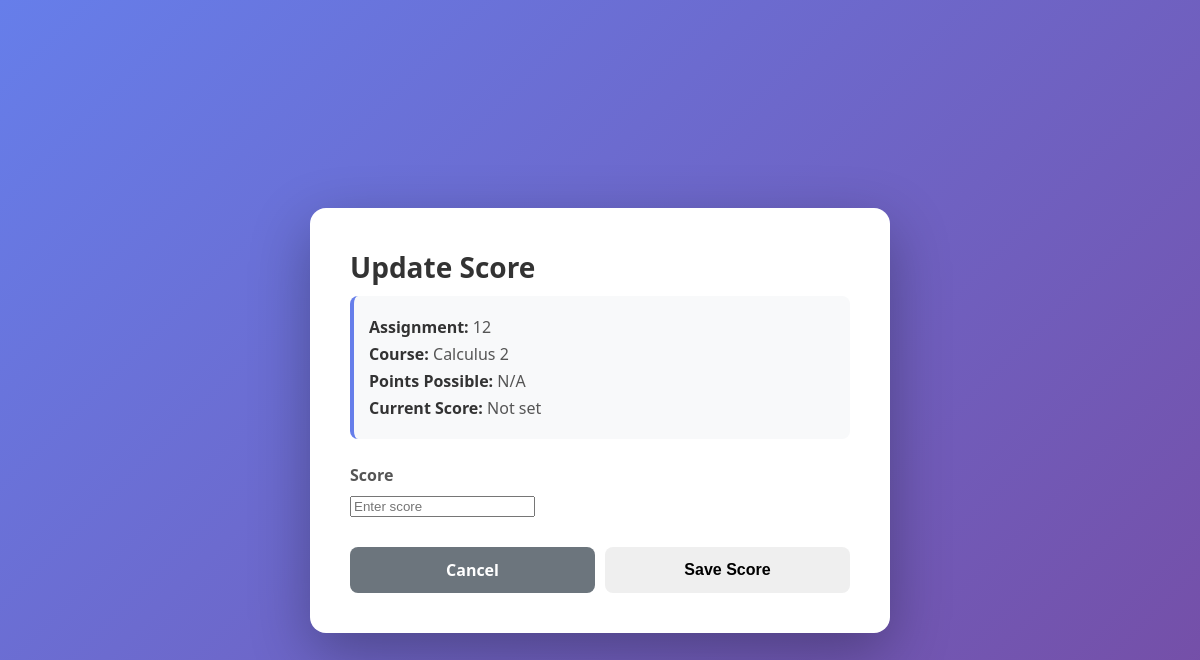
/dashboard/scores/update/38/ (signed in), run on the app's committed database.
### models/assignment.py (models this page shows, shortened)
class Assignment(db.Model):
    __tablename__ = "assignments"
    assignment_id = db.Column("assignment_id", db.Integer, primary_key=True, autoincrement=True)
    user_id = db.Column("user_id", db.Integer, db.ForeignKey("users.user_id"), nullable=False)
    course_id = db.Column("course_id", db.Integer, db.ForeignKey("courses.course_id"), nullable=False)
    course = db.relationship("Course", back_populates="assignments", foreign_keys="Assignment.course_id")
    title = db.Column("title", db.Text, nullable=False)
    description = db.Column("description", db.Text, nullable=True)
    due = db.Column("due", DateTime(timezone=True), nullable=False)        # ISO-8601 text datetime recommended
    status = db.Column("status", db.Integer, nullable=True)  # 0/1 or enum-like int
    created = db.Column("created", DateTime(timezone=True), nullable=True)
    updated = db.Column("updated", DateTime(timezone=True), nullable=True)
    points_possible = db.Column("points_possible", db.Integer, nullable=True)
    score = db.Column("score", db.Float, nullable=True)  # Actual score achieved
    canvas_assignment_id = db.Column("canvas_assignment_id", db.Integer, nullable=True)
    workflow_state = db.Column("workflow_state", db.Text, nullable=True)
    unlock_at = db.Column("unlock_at", DateTime(timezone=True), nullable=True)
    html_url = db.Column("html_url", db.Text, nullable=True)
    submission_type = db.Column("submission_type", db.Text, nullable=True)
    canvas_base_url = db.Column("canvas_base_url", db.Text, nullable=True)
    last_canvas_sync = db.Column("last_canvas_sync", DateTime(timezone=True), nullable=True)
    effort = db.Column("effort", db.Integer, nullable=True, default=1) # 1=Low, 2=Med, 3=High
    event_id = db.Column("event_id", db.Text, nullable=True)

### models/courses.py (models this page shows, shortened)
class Course(db.Model):
    __tablename__ = "courses"
    assignments = db.relationship("Assignment",
                                  back_populates="course",
                                  foreign_keys="Assignment.course_id",
                                  primaryjoin = "Course.course_id == Assignment.course_id"
                                  )
    course_id = db.Column(
        "course_id",
        db.Integer,
        primary_key=True,
        autoincrement=True
    )
    user_id = db.Column(
        "user_id",
        db.Integer,
        db.ForeignKey("users.user_id"),
        nullable=False
    )
    course_name = db.Column(
        "course_name",
        db.Text,
        nullable=False
    )
    course_code = db.Column(
        "course_code",
        db.Text,
        nullable=False
    )
    canvas_course_id = db.Column(
        "canvas_course_id",
        db.Integer,
        nullable=True
    )
    workflow_state = db.Column(
        "workflow_state",
        db.Text,
        nullable=True
    )
    time_zone = db.Column(
        "time_zone",
        db.Text,
        nullable=True
    )
    end_at = db.Column(
        "end_at",
        db.Text,
        nullable=False
    )
    last_sync = db.Column(
        "last_sync",
        db.Text,
        nullable=True
    )
    canvas_base_url = db.Column(
        "canvas_base_url",
        db.Text,
        nullable=True
    )
    weight = db.Column(
        "weight",
        db.Float,
        default=1.0,
        nullable=False
    )

### Website/Scores/scoreManager.py (the view, shortened to what this page needs)
@scores_bp.route("/scores/update/<int:assignment_id>/", methods=["GET", "POST"])
@login_required
def updateScoreForm(assignment_id):
    user_id = current_user.user_id
    form = ScoreForm()
    assignment = repo.getAssignmentById(user_id, assignment_id)
    if assignment is None:
        flash("Assignment not found", "error")
        return redirect(url_for("mainPage.dashboard"))
    if request.method == "GET":
        form.assignment_id.data = assignment_id
        form.score.data = assignment.score
    return render_template("updateScore.html", form=form, assignment=assignment)

### forms/scoreForm.py
class ScoreForm(FlaskForm):
    assignment_id = HiddenField(
        validators=[InputRequired()]
    )
    score = FloatField(
        'Score',
        validators=[Optional(), NumberRange(min=0)],
        render_kw={"placeholder": "Enter score", "step": "0.01"}
    )
    submit = SubmitField("Save Score")

### Website/Login/login.py (called while the page is built)
@loginManager.user_loader
def load_user(user_id):
    return repo.getUserById(user_id=user_id)

### repositories/assignmentRepo.py (called while the page is built)
    def getAssignmentById(self, user_id, assignment_id):
        return (
            Assignment.query
            .filter_by(user_id=user_id, assignment_id=assignment_id)
            .first()
        )

### repositories/userRepo.py (called while the page is built)
    def getUserById(self, user_id):
        user = User.query.filter_by(user_id=user_id).first()
        if user is not None:
            return user
        else:
            return None

### Website/Scores/templates/updateScore.html (shortened to what this page needs)
<!DOCTYPE html>
<html lang="en">
<head>
</head>
<body>
    <div class="container">
        <h1>Update Score</h1>
        <div class="assignment-info">
            <p><strong>Assignment:</strong> {{ assignment.title }}</p>
            <p><strong>Course:</strong> {{ assignment.course.course_name if assignment.course else 'N/A' }}</p>
            <p><strong>Points Possible:</strong> {{ assignment.points_possible if assignment.points_possible else 'N/A'
                }}</p>
            <p><strong>Current Score:</strong> {{ assignment.score if assignment.score is not none else 'Not set' }}</p>
        </div>
        <form method="POST" action="{{ url_for('scores.updateScoreForm', assignment_id=assignment.assignment_id) }}">
            <div class="form-group">
                {{ form.score.label }}
                {{ form.score }}
            </div>
            <div class="btn-group">
                <a href="{{ url_for('mainPage.dashboard') }}" class="btn btn-secondary">Cancel</a>
                {{ form.submit(class="btn") }}
            </div>
        </form>
    </div>
</body>
</html>

### Website/Scores/templates/updateScore.html (style rules this page uses)
body { font-family: 'Segoe UI', Tahoma, Geneva, Verdana, sans-serif; background: linear-gradient(135deg, #667eea 0%, #764ba2 100%); min-height: 100vh; display: flex; justify-content: center; align-items: center; margin: 0; padding: 20px; }
.container { background: white; border-radius: 16px; box-shadow: 0 20px 60px rgba(0, 0, 0, 0.3); padding: 40px; max-width: 500px; width: 100%; }
h1 { color: #333; margin: 0 0 10px 0; font-size: 28px; }
.assignment-info { background: #f8f9fa; padding: 15px; border-radius: 8px; margin-bottom: 25px; border-left: 4px solid #667eea; }
.assignment-info p { margin: 5px 0; color: #555; }
.assignment-info strong { color: #333; }
.form-group { margin-bottom: 20px; }
label { display: block; margin-bottom: 8px; color: #555; font-weight: 600; }
.btn-group { display: flex; gap: 10px; margin-top: 30px; }
button, .btn { flex: 1; padding: 12px 24px; border: none; border-radius: 8px; font-size: 16px; font-weight: 600; cursor: pointer; transition: all 0.3s ease; text-decoration: none; display: inline-block; text-align: center; }
.btn-secondary { background: #6c757d; color: white; }

### data on the page
Assignment: title "12", points_possible "N/A", score "Not set"
Course: course "Calculus 2"
